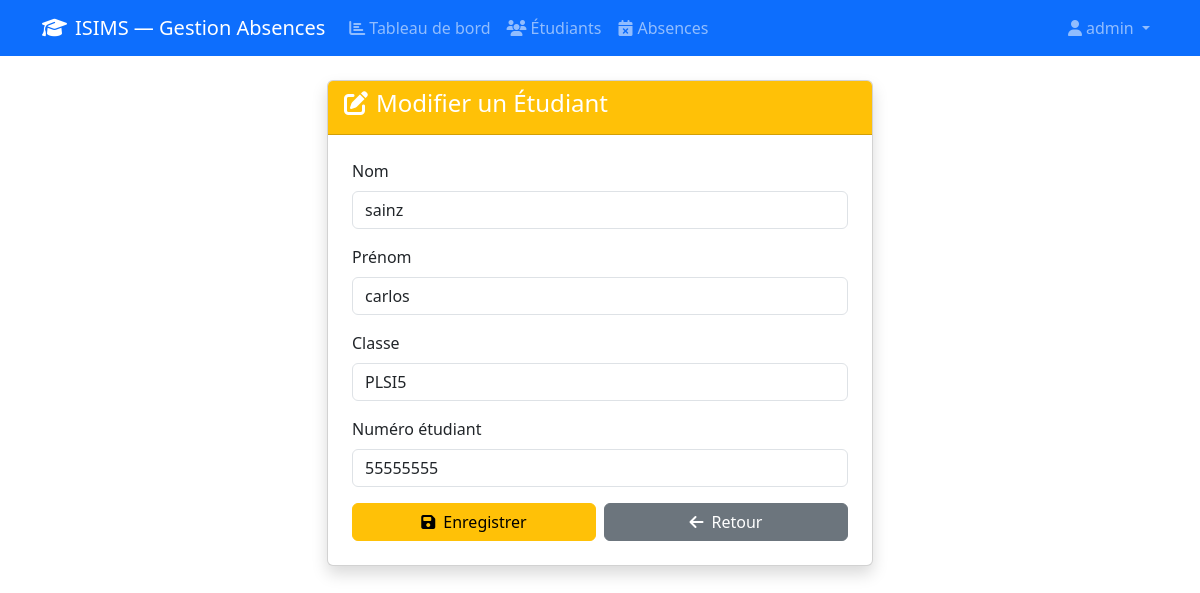
Screenshot of /etudiants/modifier/2 (signed in) with the database file from the repository.
### models.py (models this page shows, shortened)
class User(UserMixin, db.Model):
    __tablename__ = 'users'
    id = db.Column(db.Integer, primary_key=True)
    nom = db.Column(db.String(150), nullable=False)
    email = db.Column(db.String(100), unique=True, nullable=False)
    password_hash = db.Column(db.String(200), nullable=False)
    role = db.Column(db.String(20), default='enseignant')

class Etudiant(db.Model):
    __tablename__ = 'etudiants'
    id = db.Column(db.Integer, primary_key=True)
    nom = db.Column(db.String(50), nullable=False)
    prenom = db.Column(db.String(50), nullable=False)
    classe = db.Column(db.String(50), nullable=False)
    num_etudiant = db.Column(db.String(20), unique=True, nullable=False)

### routes/etudiants.py (the view, shortened to what this page needs)
@bp.route('/etudiants/modifier/<int:id>', methods=['GET', 'POST'])
@login_required
def modifier(id):
    if current_user.role not in ['admin', 'administration']:
        flash('Accès refusé !', 'danger')
        return redirect(url_for('dashboard.index'))
    etudiant = Etudiant.query.get_or_404(id)
    return render_template('etudiants/modifier.html', etudiant=etudiant)

### app.py (called while the page is built)
@login_manager.user_loader
def load_user(user_id):
    return User.query.get(int(user_id))

### templates/etudiants/modifier.html
{% extends 'base.html' %}
{% block content %}
<div class="row justify-content-center">
    <div class="col-md-6">
        <div class="card shadow">
            <div class="card-header bg-warning text-white">
                <h4><i class="fas fa-edit me-2"></i>Modifier un Étudiant</h4>
            </div>
            <div class="card-body p-4">
                <form method="POST">
                    <div class="mb-3">
                        <label class="form-label">Nom</label>
                        <input type="text" name="nom" class="form-control" value="{{ etudiant.nom }}" required>
                    </div>
                    <div class="mb-3">
                        <label class="form-label">Prénom</label>
                        <input type="text" name="prenom" class="form-control" value="{{ etudiant.prenom }}" required>
                    </div>
                    <div class="mb-3">
                        <label class="form-label">Classe</label>
                        <input type="text" name="classe" class="form-control" value="{{ etudiant.classe }}" required>
                    </div>
                    <div class="mb-3">
                        <label class="form-label">Numéro étudiant</label>
                        <input type="text" name="num_etudiant" class="form-control" value="{{ etudiant.num_etudiant }}" required>
                    </div>
                    <div class="d-flex gap-2">
                        <button type="submit" class="btn btn-warning w-100">
                            <i class="fas fa-save me-2"></i>Enregistrer
                        </button>
                        <a href="{{ url_for('etudiants.liste') }}" class="btn btn-secondary w-100">
                            <i class="fas fa-arrow-left me-2"></i>Retour
                        </a>
                    </div>
                </form>
            </div>
        </div>
    </div>
</div>
{% endblock %}

### templates/base.html (shortened to what this page needs)
<!DOCTYPE html>
<html lang="fr">
<head>
    <link href="https://cdn.jsdelivr.net/npm/bootstrap@5.3.0/dist/css/bootstrap.min.css" rel="stylesheet">
    <link href="https://cdnjs.cloudflare.com/ajax/libs/font-awesome/6.4.0/css/all.min.css" rel="stylesheet">
    <link rel="stylesheet" href="{{ url_for('static', filename='css/style.css') }}">
</head>
<body>
<nav class="navbar navbar-expand-lg navbar-dark bg-primary">
    <div class="container">
        <a class="navbar-brand" href="{{ url_for('dashboard.index') }}">
            <i class="fas fa-graduation-cap me-2"></i>ISIMS — Gestion Absences
        </a>
        <div class="collapse navbar-collapse" id="navbarNav">
            <ul class="navbar-nav me-auto">
                {% if current_user.is_authenticated %}
                    <li class="nav-item">
                        <a class="nav-link" href="{{ url_for('dashboard.index') }}">
                            <i class="fas fa-chart-bar me-1"></i>Tableau de bord
                        </a>
                    </li>
                    {% if current_user.role in ['admin', 'administration'] %}
                    <li class="nav-item">
                        <a class="nav-link" href="{{ url_for('etudiants.liste') }}">
                            <i class="fas fa-users me-1"></i>Étudiants
                        </a>
                    </li>
                    {% endif %}
                    <li class="nav-item">
                        <a class="nav-link" href="{{ url_for('absences.ajouter') }}">
                            <i class="fas fa-calendar-times me-1"></i>Absences
                        </a>
                    </li>
                {% endif %}
            </ul>
            <ul class="navbar-nav">
                {% if current_user.is_authenticated %}
                    <li class="nav-item dropdown">
                        <a class="nav-link dropdown-toggle" href="#" data-bs-toggle="dropdown">
                            <i class="fas fa-user me-1"></i>{{ current_user.nom }}
                        </a>
                    </li>
                {% else %}
                    <li class="nav-item">
                        <a class="nav-link" href="{{ url_for('auth.login') }}">Connexion</a>
                    </li>
                {% endif %}
            </ul>
        </div>
    </div>
</nav>
<div class="container mt-4">
    {% block content %}{% endblock %}
</div>
</body>
</html>

### rows the page displays
User: nom "admin"
Etudiant: nom "sainz", prenom "carlos", classe "PLSI5", num_etudiant "55555555"
